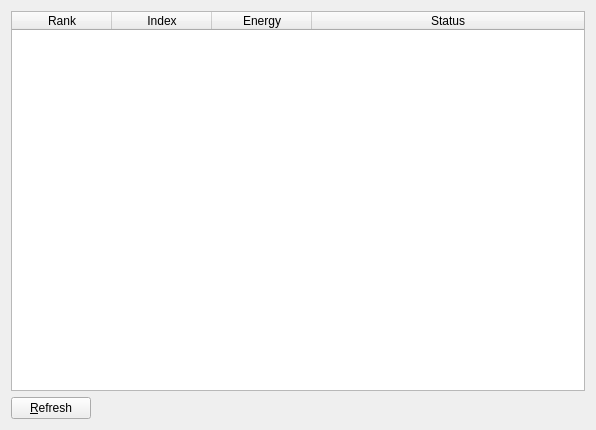
<?xml version="1.0" encoding="UTF-8"?>
<ui version="4.0">
 <class>Tab_Results</class>
 <widget class="QWidget" name="Tab_Results">
  <property name="geometry">
   <rect>
    <x>0</x>
    <y>0</y>
    <width>596</width>
    <height>430</height>
   </rect>
  </property>
  <property name="windowTitle">
   <string>Form</string>
  </property>
  <layout class="QGridLayout" name="gridLayout">
   <item row="0" column="0" colspan="2">
    <widget class="QTableWidget" name="table_list">
     <property name="editTriggers">
      <set>QAbstractItemView::NoEditTriggers</set>
     </property>
     <property name="alternatingRowColors">
      <bool>true</bool>
     </property>
     <property name="selectionMode">
      <enum>QAbstractItemView::SingleSelection</enum>
     </property>
     <property name="selectionBehavior">
      <enum>QAbstractItemView::SelectRows</enum>
     </property>
     <attribute name="horizontalHeaderCascadingSectionResizes">
      <bool>false</bool>
     </attribute>
     <attribute name="horizontalHeaderShowSortIndicator" stdset="0">
      <bool>true</bool>
     </attribute>
     <attribute name="horizontalHeaderStretchLastSection">
      <bool>true</bool>
     </attribute>
     <column>
      <property name="text">
       <string>Rank</string>
      </property>
     </column>
     <column>
      <property name="text">
       <string>Index</string>
      </property>
     </column>
     <column>
      <property name="text">
       <string>Energy</string>
      </property>
     </column>
     <column>
      <property name="text">
       <string>Status</string>
      </property>
     </column>
    </widget>
   </item>
   <item row="1" column="0">
    <widget class="QPushButton" name="push_refresh">
     <property name="text">
      <string>&amp;Refresh</string>
     </property>
    </widget>
   </item>
   <item row="1" column="1">
    <spacer name="horizontalSpacer">
     <property name="orientation">
      <enum>Qt::Horizontal</enum>
     </property>
     <property name="sizeHint" stdset="0">
      <size>
       <width>40</width>
       <height>20</height>
      </size>
     </property>
    </spacer>
   </item>
  </layout>
 </widget>
 <resources/>
 <connections/>
</ui>
